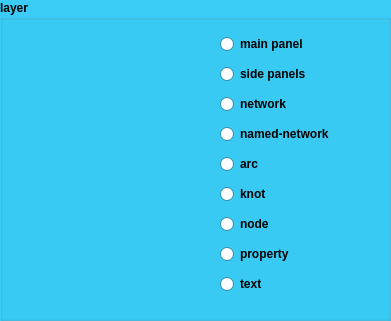
      <widget class="QGroupBox" name="groupLayer">
       <property name="geometry">
        <rect>
         <x>460</x>
         <y>210</y>
         <width>391</width>
         <height>321</height>
        </rect>
       </property>
       <property name="palette">
        <palette>
         <active>
          <colorrole role="Base">
           <brush brushstyle="SolidPattern">
            <color alpha="255">
             <red>255</red>
             <green>255</green>
             <blue>255</blue>
            </color>
           </brush>
          </colorrole>
          <colorrole role="Window">
           <brush brushstyle="SolidPattern">
            <color alpha="255">
             <red>58</red>
             <green>204</green>
             <blue>246</blue>
            </color>
           </brush>
          </colorrole>
         </active>
         <inactive>
          <colorrole role="Base">
           <brush brushstyle="SolidPattern">
            <color alpha="255">
             <red>255</red>
             <green>255</green>
             <blue>255</blue>
            </color>
           </brush>
          </colorrole>
          <colorrole role="Window">
           <brush brushstyle="SolidPattern">
            <color alpha="255">
             <red>58</red>
             <green>204</green>
             <blue>246</blue>
            </color>
           </brush>
          </colorrole>
         </inactive>
         <disabled>
          <colorrole role="Base">
           <brush brushstyle="SolidPattern">
            <color alpha="255">
             <red>58</red>
             <green>204</green>
             <blue>246</blue>
            </color>
           </brush>
          </colorrole>
          <colorrole role="Window">
           <brush brushstyle="SolidPattern">
            <color alpha="255">
             <red>58</red>
             <green>204</green>
             <blue>246</blue>
            </color>
           </brush>
          </colorrole>
         </disabled>
        </palette>
       </property>
       <property name="font">
        <font>
         <weight>75</weight>
         <bold>true</bold>
        </font>
       </property>
       <property name="autoFillBackground">
        <bool>true</bool>
       </property>
       <property name="title">
        <string>layer</string>
       </property>
       <widget class="QWidget" name="layoutWidget">
        <property name="geometry">
         <rect>
          <x>220</x>
          <y>30</y>
          <width>161</width>
          <height>276</height>
         </rect>
        </property>
        <layout class="QVBoxLayout" name="verticalLayout">
         <item>
          <widget class="QRadioButton" name="radioMainPanel">
           <property name="text">
            <string>main panel</string>
           </property>
          </widget>
         </item>
         <item>
          <widget class="QRadioButton" name="radioSidePanel">
           <property name="text">
            <string>side panels</string>
           </property>
          </widget>
         </item>
         <item>
          <widget class="QRadioButton" name="radioNetwork">
           <property name="text">
            <string>network</string>
           </property>
          </widget>
         </item>
         <item>
          <widget class="QRadioButton" name="radioNamedNetwork">
           <property name="text">
            <string>named-network</string>
           </property>
          </widget>
         </item>
         <item>
          <widget class="QRadioButton" name="radioArc">
           <property name="text">
            <string>arc</string>
           </property>
          </widget>
         </item>
         <item>
          <widget class="QRadioButton" name="radioKnot">
           <property name="text">
            <string>knot</string>
           </property>
          </widget>
         </item>
         <item>
          <widget class="QRadioButton" name="radioNode">
           <property name="text">
            <string>node</string>
           </property>
          </widget>
         </item>
         <item>
          <widget class="QRadioButton" name="radioProperty">
           <property name="text">
            <string>property</string>
           </property>
          </widget>
         </item>
         <item>
          <widget class="QRadioButton" name="radioText">
           <property name="text">
            <string>text</string>
           </property>
          </widget>
         </item>
        </layout>
       </widget>
      </widget>
